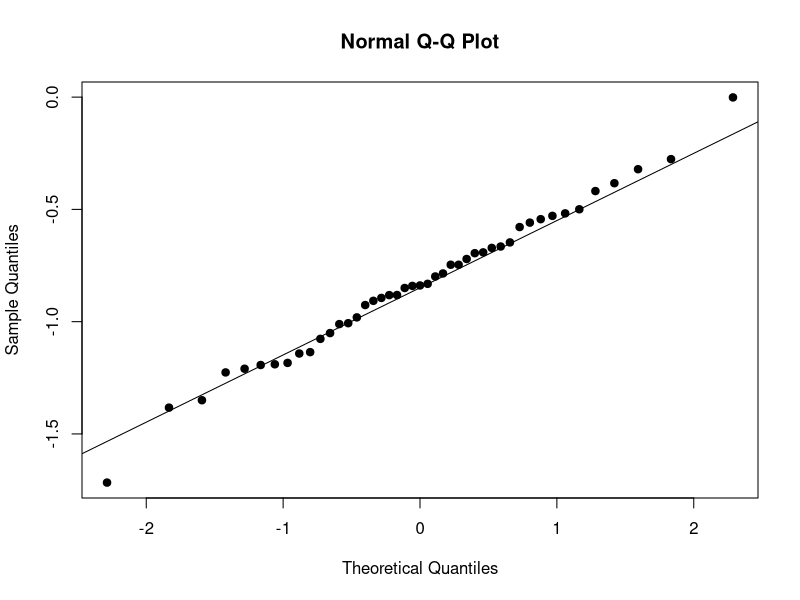
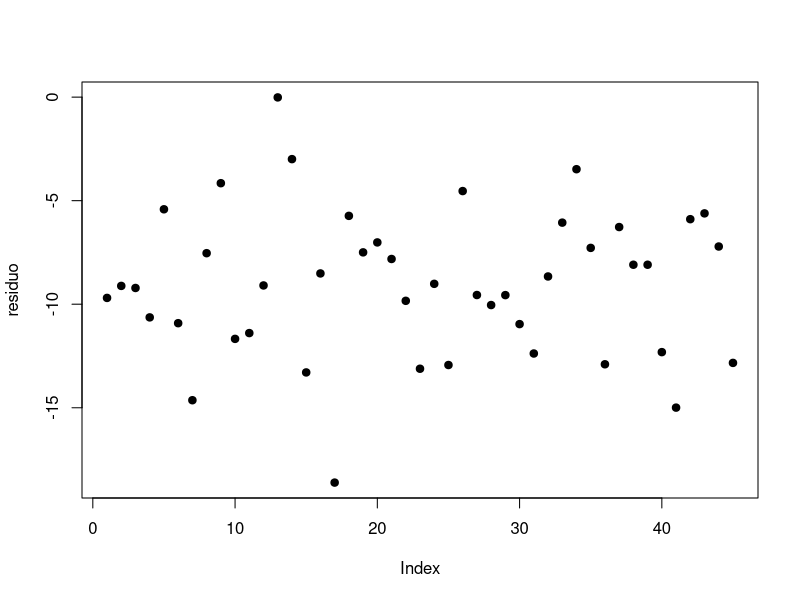
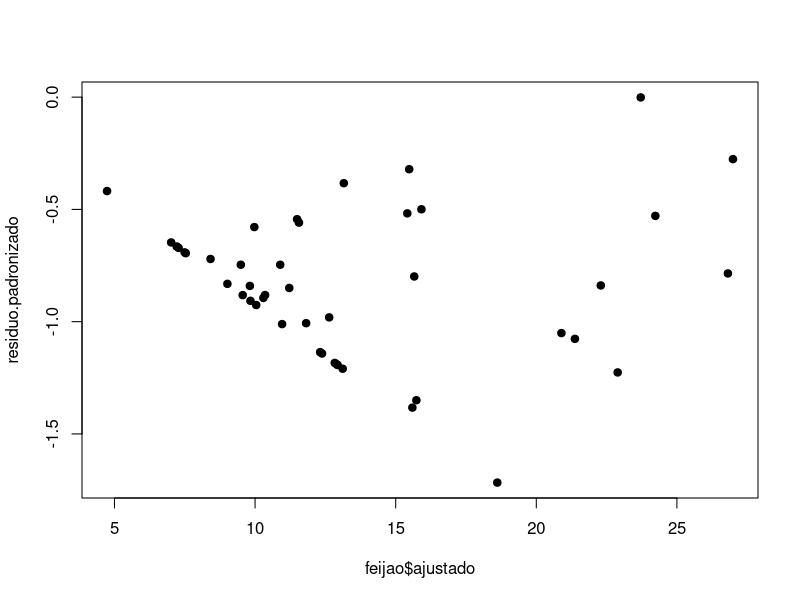
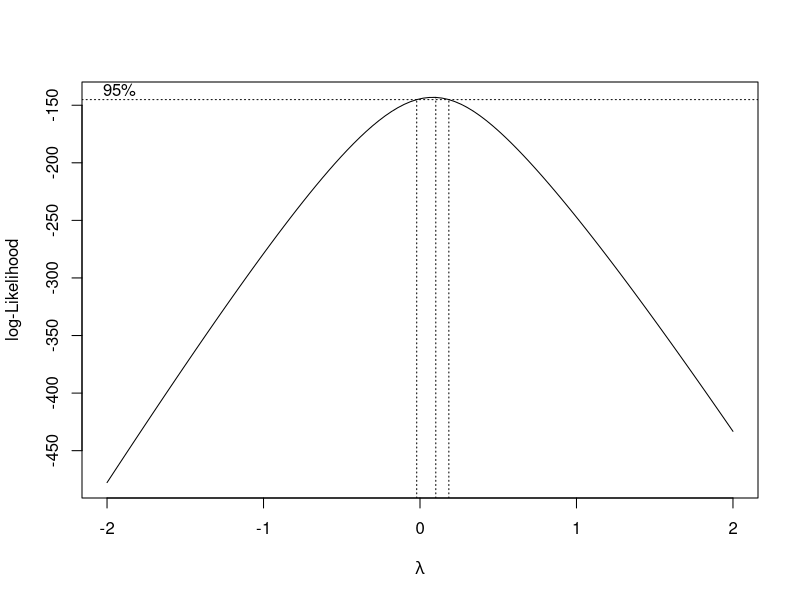
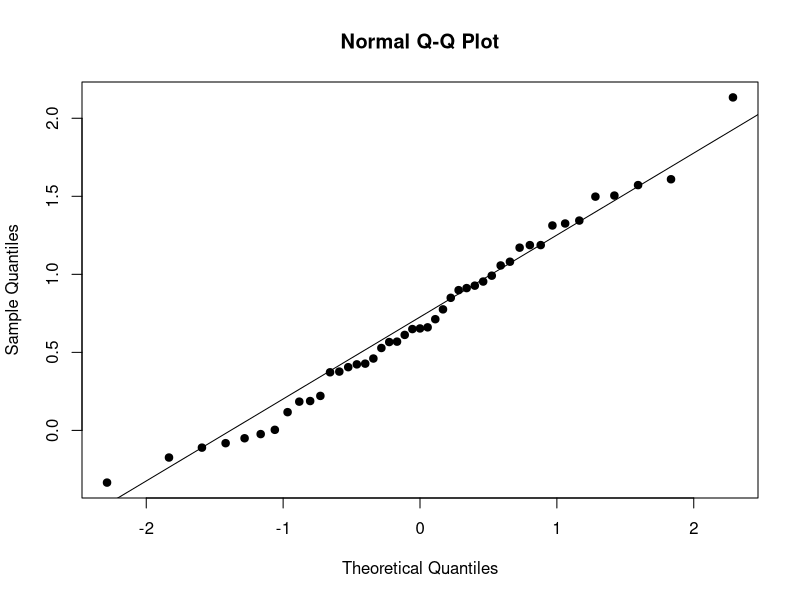
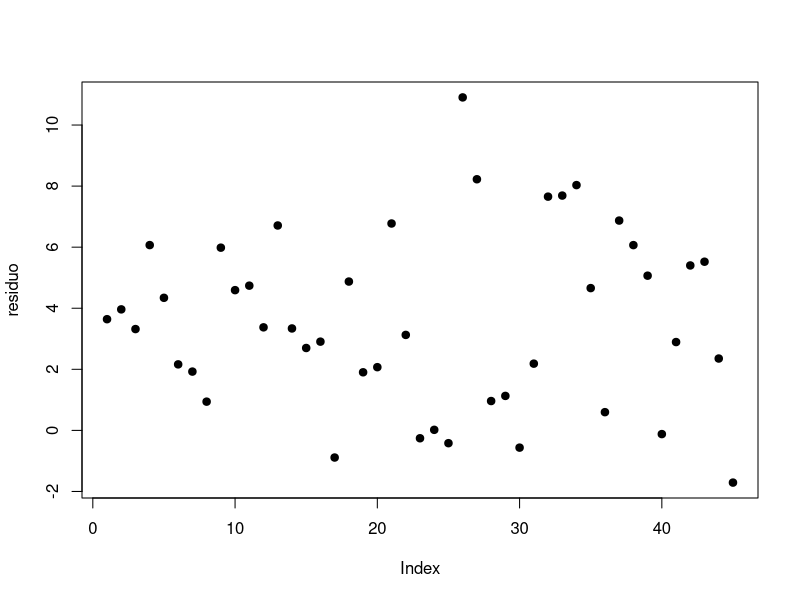
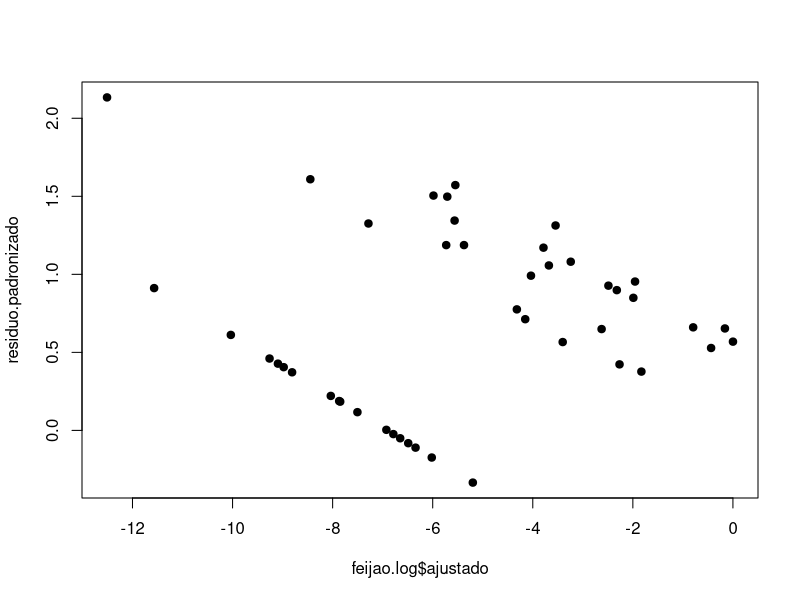

Here is the R script that generated these plots, in order:
library("dplyr")
library("MASS")
cores<-c("#C9E69E","#FFC29A","#FF9B95")

# Criando o DataFrame
feijao <- data.frame(
  bloco = rep(c("Carlos", "Gabriela", "Jaqueline", "Maria Fernanda", "Natalia"), each = 9),
  trat = rep(c("Preto", "Vermelho", "Branco", "Carioquinha", "Manteiga", "Corda", "Fradinho", "Azuki", "Moyashi"), times = 5),
  y = c(
    0.60, 0.70, 2.00, 2.00, 10.50, 0.90, 1.10, 0.00, 9.00,  # Carlos
    9.70, 9.50, 13.20, 23.70, 24.00, 9.60, 18.30, 0.00, 18.50,  # Gabriela
    0.00, 0.00, 0.60, 0.00, 0.00, 0.00, 0.00, 0.20, 0.80,  # Jaqueline
    0.00, 0.00, 0.00, 0.00, 7.00, 5.50, 12.00, 0.00, 0.00,  # Maria Fernanda
    3.70, 1.40, 2.80, 0.00, 0.60, 5.60, 9.80, 0.00, 0.00   # Natalia
  )
)

# Obtenção dos resíduos
I<-9
J<-5

## Valor ajustado y_ij = m + bj +ti 
m<-mean(feijao$y)

bj<- feijao |>
  group_by(bloco) |>
  summarise(bj=mean(y))

ti<- feijao |>
  group_by(trat) |>
  summarise(ti=mean(y))

feijao <- feijao |>
  inner_join(ti) |>
  inner_join(bj) |>
  mutate(ajustado= m +ti+bj) |>
  mutate(resid = y-ajustado)

residuo<-feijao$resid


s.2<-sum(residuo^2)/(I*(J-1)) 
s<-sqrt(s.2)

residuo.padronizado<-(residuo-0)/s

qqnorm(residuo.padronizado, pch=19)
qqline(residuo.padronizado)
plot(residuo, pch=19)

plot(residuo.padronizado~feijao$ajustado, pch=19)

bartlett.test(residuo ~ feijao$trat, data = feijao)

# O teste não rejeitou a homogeneidade, 
# porém pelo gráfico esta claro o padrão de funil
cv<-s/m * 100
attach(feijao)
boxcox((y+0.001)~trat)

# VAMOS FAZER O LOG
feijao.log <- feijao %>%
  mutate(log.y=log(y+0.001))  %>%
  dplyr::select(bloco,trat,y=log.y)

## Valor ajustado y_ij = m + bj +ti 
m<-mean(feijao.log$y)

bj<- feijao.log |>
  group_by(bloco) |>
  summarise(bj=mean(y))

ti<- feijao.log |>
  group_by(trat) |>
  summarise(ti=mean(y))

feijao.log <- feijao.log |>
  inner_join(ti) |>
  inner_join(bj) |>
  mutate(ajustado= m +ti+bj) |>
  mutate(resid = y-ajustado)

residuo<-feijao.log$resid


s.2<-sum(residuo^2)/(I*(J-1)) 
s<-sqrt(s.2)

residuo.padronizado<-(residuo-0)/s

qqnorm(residuo.padronizado, pch=19)
qqline(residuo.padronizado)
plot(residuo, pch=19)

plot(residuo.padronizado~feijao.log$ajustado, pch=19)

bartlett.test(residuo ~ feijao.log$trat, data = feijao.log)


